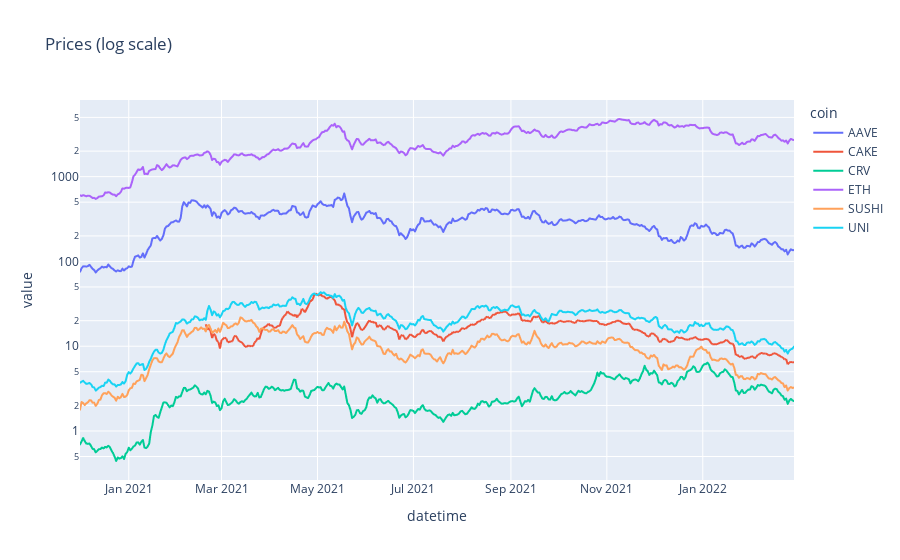

Here is the notebook cell this chart was saved with:
### Markdown cell above
## Visualizing price data

### Code cell
# log scale
df_open_1d = df['Open'].resample("1d").mean()
fig = px.line(df_open_1d, title='Prices (log scale)', log_y=True)
fig.write_html('output/01_prices_log.html')
fig.write_image('output/01_prices_log.png')
fig

### Figure 1 — Plotly figure (JSON) as saved in the notebook; plotly's stock layout.template omitted (floating-point values rounded to 4 significant figures; data arrays with more than 128 entries replaced by an {"elided": "..."} marker saying what was removed)
{"data": [{"hovertemplate": "coin=AAVE<br>datetime=%{x}<br>value=%{y}<extra></extra>", "legendgroup": "AAVE", "line": {"color": "#636efa", "dash": "solid"}, "marker": {"symbol": "circle"}, "mode": "lines", "name": "AAVE", "showlegend": true, "type": "scattergl", "x": {"elided": "455 str values"}, "xaxis": "x", "y": {"elided": "455 float values"}, "yaxis": "y"}, {"hovertemplate": "coin=CAKE<br>datetime=%{x}<br>value=%{y}<extra></extra>", "legendgroup": "CAKE", "line": {"color": "#EF553B", "dash": "solid"}, "marker": {"symbol": "circle"}, "mode": "lines", "name": "CAKE", "showlegend": true, "type": "scattergl", "x": {"elided": "455 str values"}, "xaxis": "x", "y": {"elided": "455 float values"}, "yaxis": "y"}, {"hovertemplate": "coin=CRV<br>datetime=%{x}<br>value=%{y}<extra></extra>", "legendgroup": "CRV", "line": {"color": "#00cc96", "dash": "solid"}, "marker": {"symbol": "circle"}, "mode": "lines", "name": "CRV", "showlegend": true, "type": "scattergl", "x": {"elided": "455 str values"}, "xaxis": "x", "y": {"elided": "455 float values"}, "yaxis": "y"}, {"hovertemplate": "coin=ETH<br>datetime=%{x}<br>value=%{y}<extra></extra>", "legendgroup": "ETH", "line": {"color": "#ab63fa", "dash": "solid"}, "marker": {"symbol": "circle"}, "mode": "lines", "name": "ETH", "showlegend": true, "type": "scattergl", "x": {"elided": "455 str values"}, "xaxis": "x", "y": {"elided": "455 float values"}, "yaxis": "y"}, {"hovertemplate": "coin=SUSHI<br>datetime=%{x}<br>value=%{y}<extra></extra>", "legendgroup": "SUSHI", "line": {"color": "#FFA15A", "dash": "solid"}, "marker": {"symbol": "circle"}, "mode": "lines", "name": "SUSHI", "showlegend": true, "type": "scattergl", "x": {"elided": "455 str values"}, "xaxis": "x", "y": {"elided": "455 float values"}, "yaxis": "y"}, {"hovertemplate": "coin=UNI<br>datetime=%{x}<br>value=%{y}<extra></extra>", "legendgroup": "UNI", "line": {"color": "#19d3f3", "dash": "solid"}, "marker": {"symbol": "circle"}, "mode": "lines", "name": "UNI", "showlegend": true, "type": "scattergl", "x": {"elided": "455 str values"}, "xaxis": "x", "y": {"elided": "455 float values"}, "yaxis": "y"}], "layout": {"legend": {"title": {"text": "coin"}, "tracegroupgap": 0}, "title": {"text": "Prices (log scale)"}, "xaxis": {"anchor": "y", "domain": [0, 1], "title": {"text": "datetime"}}, "yaxis": {"anchor": "x", "domain": [0, 1], "title": {"text": "value"}, "type": "log"}}}
